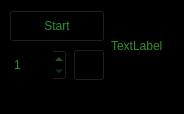
<?xml version="1.0" encoding="UTF-8"?>
<ui version="4.0">
 <class>MainWindow</class>
 <widget class="QMainWindow" name="MainWindow">
  <property name="geometry">
   <rect>
    <x>0</x>
    <y>0</y>
    <width>184</width>
    <height>114</height>
   </rect>
  </property>
  <property name="windowTitle">
   <string>Metrognome</string>
  </property>
  <property name="styleSheet">
   <string notr="true">color:rgb(45, 145, 45);
background-color:rgb(0, 0, 0);
outline: 1px solid rgb(45, 145, 45);</string>
  </property>
  <widget class="QWidget" name="centralwidget">
   <property name="styleSheet">
    <string notr="true"/>
   </property>
   <layout class="QHBoxLayout" name="horizontalLayout_2">
    <item>
     <layout class="QVBoxLayout" name="verticalLayout">
      <item>
       <widget class="QPushButton" name="play_button">
        <property name="minimumSize">
         <size>
          <width>0</width>
          <height>32</height>
         </size>
        </property>
        <property name="maximumSize">
         <size>
          <width>16777215</width>
          <height>32</height>
         </size>
        </property>
        <property name="baseSize">
         <size>
          <width>0</width>
          <height>32</height>
         </size>
        </property>
        <property name="styleSheet">
         <string notr="true"/>
        </property>
        <property name="text">
         <string>Start</string>
        </property>
       </widget>
      </item>
      <item>
       <layout class="QHBoxLayout" name="horizontalLayout">
        <item>
         <widget class="QSpinBox" name="f_spin">
          <property name="sizePolicy">
           <sizepolicy hsizetype="Minimum" vsizetype="Fixed">
            <horstretch>0</horstretch>
            <verstretch>0</verstretch>
           </sizepolicy>
          </property>
          <property name="minimumSize">
           <size>
            <width>0</width>
            <height>32</height>
           </size>
          </property>
          <property name="maximumSize">
           <size>
            <width>16777215</width>
            <height>32</height>
           </size>
          </property>
          <property name="baseSize">
           <size>
            <width>0</width>
            <height>32</height>
           </size>
          </property>
          <property name="styleSheet">
           <string notr="true">selection-color: rgb(0, 0, 0);
selection-background-color: rgb(45,145,45);
</string>
          </property>
          <property name="prefix">
           <string extracomment="Hz"/>
          </property>
          <property name="minimum">
           <number>1</number>
          </property>
          <property name="maximum">
           <number>300</number>
          </property>
         </widget>
        </item>
        <item>
         <widget class="QPushButton" name="speaker_button">
          <property name="sizePolicy">
           <sizepolicy hsizetype="Minimum" vsizetype="Fixed">
            <horstretch>0</horstretch>
            <verstretch>0</verstretch>
           </sizepolicy>
          </property>
          <property name="minimumSize">
           <size>
            <width>32</width>
            <height>32</height>
           </size>
          </property>
          <property name="maximumSize">
           <size>
            <width>32</width>
            <height>32</height>
           </size>
          </property>
          <property name="baseSize">
           <size>
            <width>32</width>
            <height>32</height>
           </size>
          </property>
          <property name="text">
           <string/>
          </property>
         </widget>
        </item>
       </layout>
      </item>
     </layout>
    </item>
    <item>
     <widget class="QLabel" name="ping_icon">
      <property name="sizePolicy">
       <sizepolicy hsizetype="Preferred" vsizetype="Preferred">
        <horstretch>0</horstretch>
        <verstretch>0</verstretch>
       </sizepolicy>
      </property>
      <property name="minimumSize">
       <size>
        <width>64</width>
        <height>64</height>
       </size>
      </property>
      <property name="maximumSize">
       <size>
        <width>64</width>
        <height>64</height>
       </size>
      </property>
      <property name="baseSize">
       <size>
        <width>64</width>
        <height>64</height>
       </size>
      </property>
      <property name="text">
       <string>TextLabel</string>
      </property>
     </widget>
    </item>
   </layout>
  </widget>
  <widget class="QStatusBar" name="statusBar"/>
 </widget>
 <resources/>
 <connections>
  <connection>
   <sender>play_button</sender>
   <signal>pressed()</signal>
   <receiver>MainWindow</receiver>
   <slot>toggle_play()</slot>
   <hints>
    <hint type="sourcelabel">
     <x>51</x>
     <y>45</y>
    </hint>
    <hint type="destinationlabel">
     <x>52</x>
     <y>46</y>
    </hint>
   </hints>
  </connection>
  <connection>
   <sender>f_spin</sender>
   <signal>valueChanged(int)</signal>
   <receiver>MainWindow</receiver>
   <slot>set_frequency()</slot>
   <hints>
    <hint type="sourcelabel">
     <x>65</x>
     <y>102</y>
    </hint>
    <hint type="destinationlabel">
     <x>87</x>
     <y>81</y>
    </hint>
   </hints>
  </connection>
  <connection>
   <sender>speaker_button</sender>
   <signal>pressed()</signal>
   <receiver>MainWindow</receiver>
   <slot>toggle_play_sound()</slot>
   <hints>
    <hint type="sourcelabel">
     <x>107</x>
     <y>26</y>
    </hint>
    <hint type="destinationlabel">
     <x>102</x>
     <y>52</y>
    </hint>
   </hints>
  </connection>
 </connections>
 <slots>
  <slot>toggle_play()</slot>
  <slot>set_frequency()</slot>
  <slot>toggle_play_sound()</slot>
 </slots>
</ui>
